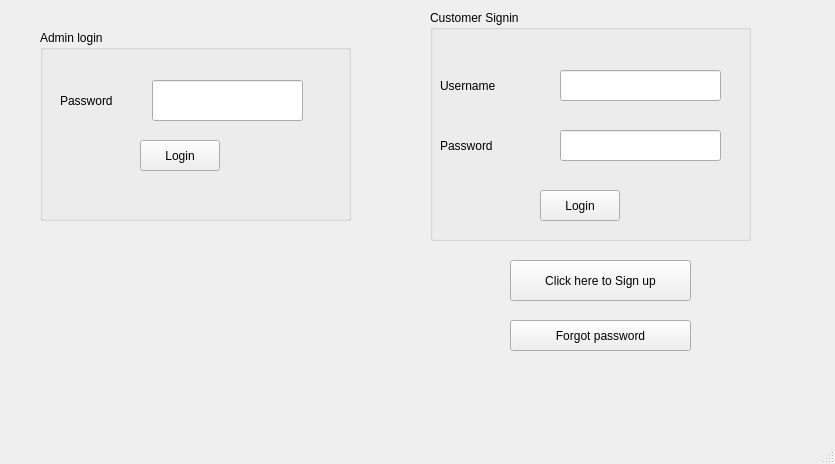
<?xml version="1.0" encoding="UTF-8"?>
<ui version="4.0">
 <class>Bank</class>
 <widget class="QMainWindow" name="Bank">
  <property name="geometry">
   <rect>
    <x>0</x>
    <y>0</y>
    <width>835</width>
    <height>464</height>
   </rect>
  </property>
  <property name="windowTitle">
   <string>Bank</string>
  </property>
  <widget class="QWidget" name="centralwidget">
   <widget class="QGroupBox" name="groupBox">
    <property name="geometry">
     <rect>
      <x>430</x>
      <y>10</y>
      <width>321</width>
      <height>231</height>
     </rect>
    </property>
    <property name="title">
     <string>Customer Signin</string>
    </property>
    <widget class="QPushButton" name="Loginbutton">
     <property name="geometry">
      <rect>
       <x>110</x>
       <y>180</y>
       <width>80</width>
       <height>31</height>
      </rect>
     </property>
     <property name="text">
      <string>Login</string>
     </property>
    </widget>
    <widget class="QWidget" name="layoutWidget">
     <property name="geometry">
      <rect>
       <x>10</x>
       <y>60</y>
       <width>155</width>
       <height>31</height>
      </rect>
     </property>
     <layout class="QHBoxLayout" name="horizontalLayout">
      <item>
       <widget class="QLabel" name="username">
        <property name="text">
         <string>Username</string>
        </property>
       </widget>
      </item>
     </layout>
    </widget>
    <widget class="QWidget" name="layoutWidget">
     <property name="geometry">
      <rect>
       <x>10</x>
       <y>120</y>
       <width>152</width>
       <height>31</height>
      </rect>
     </property>
     <layout class="QHBoxLayout" name="horizontalLayout_2">
      <item>
       <widget class="QLabel" name="password">
        <property name="text">
         <string>Password</string>
        </property>
       </widget>
      </item>
     </layout>
    </widget>
    <widget class="QLineEdit" name="usernamebutton">
     <property name="geometry">
      <rect>
       <x>130</x>
       <y>60</y>
       <width>161</width>
       <height>31</height>
      </rect>
     </property>
    </widget>
    <widget class="QLineEdit" name="passwordbutton">
     <property name="geometry">
      <rect>
       <x>130</x>
       <y>120</y>
       <width>161</width>
       <height>31</height>
      </rect>
     </property>
     <property name="echoMode">
      <enum>QLineEdit::Password</enum>
     </property>
    </widget>
   </widget>
   <widget class="QPushButton" name="signupbutton">
    <property name="geometry">
     <rect>
      <x>510</x>
      <y>260</y>
      <width>181</width>
      <height>41</height>
     </rect>
    </property>
    <property name="text">
     <string>Click here to Sign up</string>
    </property>
   </widget>
   <widget class="QPushButton" name="forgotbutton">
    <property name="geometry">
     <rect>
      <x>510</x>
      <y>320</y>
      <width>181</width>
      <height>31</height>
     </rect>
    </property>
    <property name="text">
     <string>Forgot password</string>
    </property>
   </widget>
   <widget class="QGroupBox" name="groupBox_2">
    <property name="geometry">
     <rect>
      <x>40</x>
      <y>30</y>
      <width>311</width>
      <height>191</height>
     </rect>
    </property>
    <property name="title">
     <string>Admin login</string>
    </property>
    <widget class="QPushButton" name="Adminloginbutton">
     <property name="geometry">
      <rect>
       <x>100</x>
       <y>110</y>
       <width>80</width>
       <height>31</height>
      </rect>
     </property>
     <property name="text">
      <string>Login</string>
     </property>
    </widget>
    <widget class="QLineEdit" name="adminpass">
     <property name="geometry">
      <rect>
       <x>112</x>
       <y>50</y>
       <width>151</width>
       <height>41</height>
      </rect>
     </property>
     <property name="echoMode">
      <enum>QLineEdit::Password</enum>
     </property>
    </widget>
    <widget class="QLabel" name="label">
     <property name="geometry">
      <rect>
       <x>20</x>
       <y>60</y>
       <width>101</width>
       <height>21</height>
      </rect>
     </property>
     <property name="text">
      <string>Password</string>
     </property>
    </widget>
   </widget>
  </widget>
  <widget class="QMenuBar" name="menubar">
   <property name="geometry">
    <rect>
     <x>0</x>
     <y>0</y>
     <width>835</width>
     <height>26</height>
    </rect>
   </property>
  </widget>
  <widget class="QStatusBar" name="statusbar"/>
 </widget>
 <resources/>
 <connections/>
</ui>
